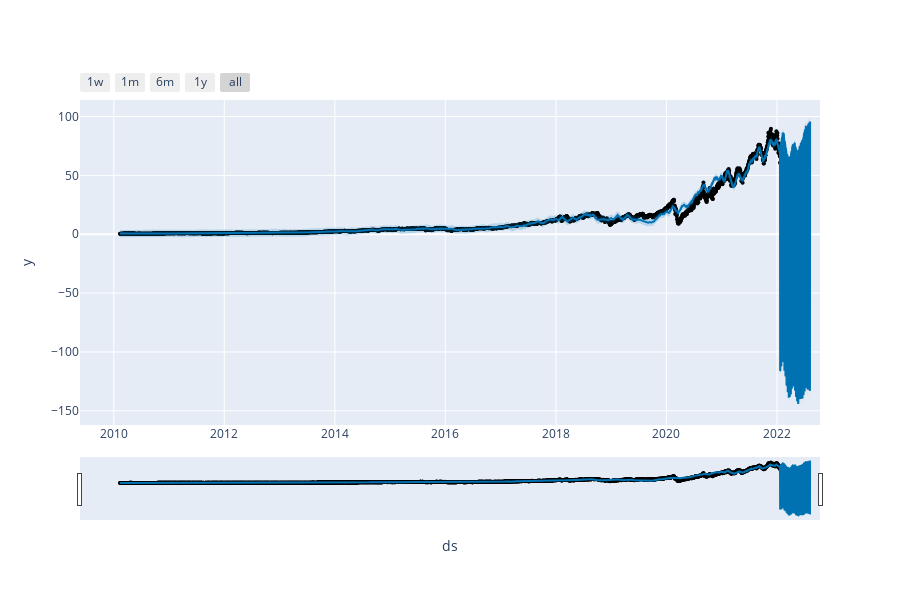

The cell this chart's notebook holds for it:
### Code cell
plot_plotly(m, forecast)

### Figure 1 — Plotly figure (JSON) as saved in the notebook; plotly's stock layout.template omitted (floating-point values rounded to 4 significant figures; data arrays with more than 128 entries replaced by an {"elided": "..."} marker saying what was removed)
{"data": [{"marker": {"color": "black", "size": 4}, "mode": "markers", "name": "Actual", "type": "scatter", "x": {"elided": "3008 str values"}, "y": {"elided": "3008 float values"}}, {"hoverinfo": "skip", "line": {"width": 0}, "mode": "lines", "type": "scatter", "x": {"elided": "3208 str values"}, "y": {"elided": "3208 float values"}}, {"fill": "tonexty", "fillcolor": "rgba(0, 114, 178, 0.2)", "line": {"color": "#0072B2", "width": 2}, "mode": "lines", "name": "Predicted", "type": "scatter", "x": {"elided": "3208 str values"}, "y": {"elided": "3208 float values"}}, {"fill": "tonexty", "fillcolor": "rgba(0, 114, 178, 0.2)", "hoverinfo": "skip", "line": {"width": 0}, "mode": "lines", "type": "scatter", "x": {"elided": "3208 str values"}, "y": {"elided": "3208 float values"}}], "layout": {"height": 600, "showlegend": false, "width": 900, "xaxis": {"rangeselector": {"buttons": [{"count": 7, "label": "1w", "step": "day", "stepmode": "backward"}, {"count": 1, "label": "1m", "step": "month", "stepmode": "backward"}, {"count": 6, "label": "6m", "step": "month", "stepmode": "backward"}, {"count": 1, "label": "1y", "step": "year", "stepmode": "backward"}, {"step": "all"}]}, "rangeslider": {"visible": true}, "title": {"text": "ds"}, "type": "date"}, "yaxis": {"title": {"text": "y"}}}}
